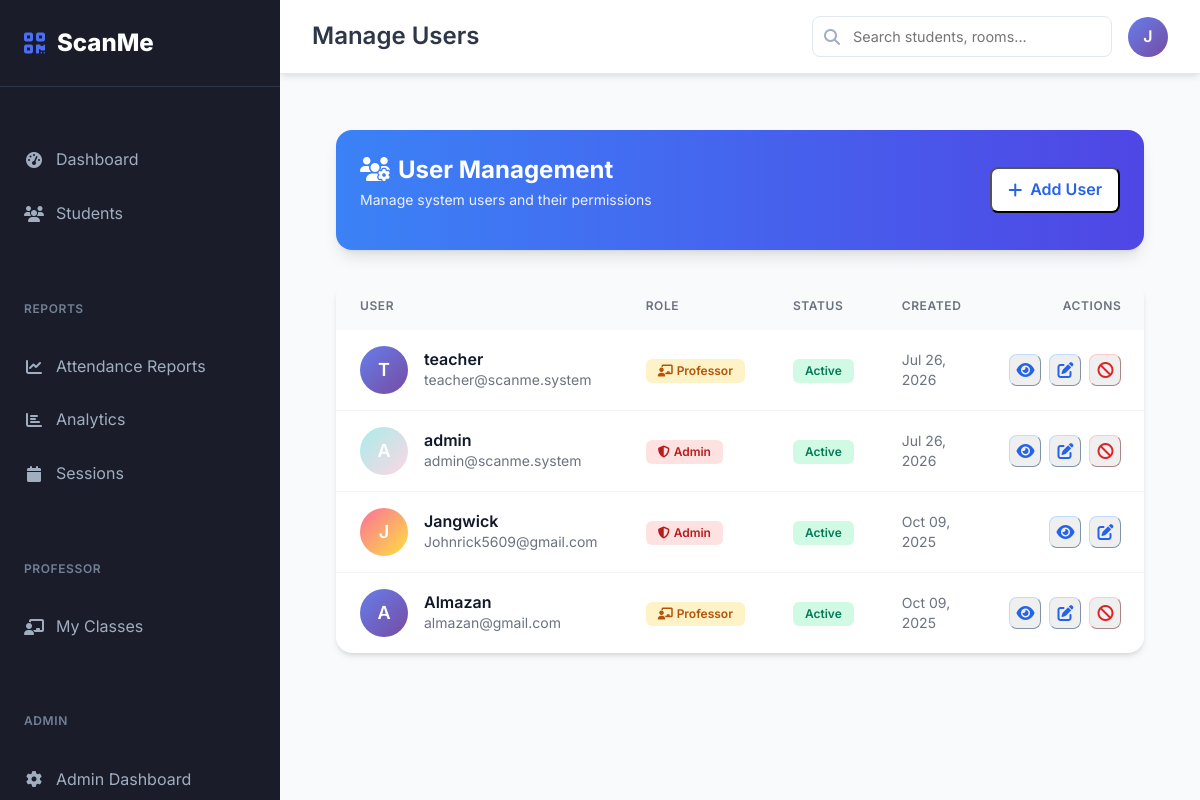
The app's page /admin/users (signed in) with its own data.
### app/models/user_model.py (models this page shows, shortened)
class User(UserMixin, db.Model):
    __tablename__ = 'users'
    id = db.Column(db.Integer, primary_key=True)
    username = db.Column(db.String(80), unique=True, nullable=False, index=True)
    email = db.Column(db.String(120), unique=True, nullable=False, index=True)
    password = db.Column(db.String(255), nullable=False)
    role = db.Column(db.String(20), nullable=False, default='student')  # admin, student, professor
    is_active = db.Column(db.Boolean, default=True, nullable=False)
    created_at = db.Column(db.DateTime, default=datetime.utcnow)
    last_login = db.Column(db.DateTime)
    attendance_records = db.relationship('AttendanceRecord', backref='scanned_by_user', lazy=True,
                                       foreign_keys='AttendanceRecord.scanned_by')
    time_in_records = db.relationship('AttendanceRecord', backref='time_in_scanned_by_user', lazy=True,
                                    foreign_keys='AttendanceRecord.time_in_scanned_by')
    time_out_records = db.relationship('AttendanceRecord', backref='time_out_scanned_by_user', lazy=True,
                                     foreign_keys='AttendanceRecord.time_out_scanned_by')
    def is_admin(self):
        return self.role == 'admin'
    def is_professor(self):
        return self.role == 'professor'
    def can_manage_students(self):
        return self.role in ['admin', 'professor']
    def can_view_reports(self):
        return self.role in ['admin', 'professor']
    def get_display_name(self):
        return self.username.title()

### app/routes/admin_routes.py (the view)
@admin_bp.route('/users')
@login_required
@requires_admin
def manage_users():
    try:
        users = User.query.order_by(User.created_at.desc()).all()
        return render_template('admin/users.html', users=users)
    except Exception as e:
        flash(f'Error loading users: {str(e)}', 'error')
        return render_template('admin/users.html', users=[])

### app/utils/auth_utils.py (called while the page is built)
def requires_role(allowed_roles):
    def decorator(f):
        @wraps(f)
        def decorated_function(*args, **kwargs):
            if not current_user.is_authenticated:
                flash('Please log in to access this page.', 'error')
                return redirect(url_for('auth.login', next=request.url))
            if current_user.role not in allowed_roles:
                flash('You do not have permission to access this page.', 'error')
                return redirect(url_for('main.dashboard'))
            return f(*args, **kwargs)
        return decorated_function
    return decorator

### app/templates/admin/users.html (shortened to what this page needs)
{% extends "dashboard_base.html" %}
{% block page_title %}Manage Users{% endblock %}
{% block content %}
<div class="tw-p-6 tw-bg-gray-50">
    <div class="tw-bg-gradient-to-r tw-from-blue-500 tw-to-indigo-600 tw-rounded-2xl tw-p-6 tw-mb-8 tw-text-white tw-shadow-lg">
        <div class="tw-flex tw-flex-col sm:tw-flex-row tw-justify-between tw-items-start sm:tw-items-center tw-gap-4">
            <div>
                <h1 class="tw-text-2xl tw-font-bold tw-mb-1">
                    <i class="fas fa-users-cog tw-mr-2"></i>User Management
                </h1>
                <p class="tw-opacity-90 tw-text-sm">Manage system users and their permissions</p>
            </div>
            <button type="button" class="tw-inline-flex tw-items-center tw-gap-2 tw-px-4 tw-py-2 tw-bg-white tw-text-blue-600 tw-rounded-lg tw-font-semibold hover:tw-bg-blue-50 tw-transition" data-modal-url="{{ url_for('admin.add_user', modal=1) }}">
                <i class="fas fa-plus"></i>Add User
            </button>
        </div>
    </div>
    {% if users %}
    <div class="tw-bg-white tw-rounded-2xl tw-shadow-md tw-border tw-border-gray-100 tw-overflow-hidden">
        <div class="tw-overflow-x-auto">
            <table class="tw-w-full tw-mb-0">
                <thead>
                    <tr class="tw-bg-gray-50 tw-text-left">
                        <th class="tw-px-6 tw-py-4 tw-text-xs tw-font-semibold tw-text-gray-500 tw-uppercase tw-tracking-wider">User</th>
                        <th class="tw-px-6 tw-py-4 tw-text-xs tw-font-semibold tw-text-gray-500 tw-uppercase tw-tracking-wider">Role</th>
                        <th class="tw-px-6 tw-py-4 tw-text-xs tw-font-semibold tw-text-gray-500 tw-uppercase tw-tracking-wider">Status</th>
                        <th class="tw-px-6 tw-py-4 tw-text-xs tw-font-semibold tw-text-gray-500 tw-uppercase tw-tracking-wider">Created</th>
                        <th class="tw-px-6 tw-py-4 tw-text-xs tw-font-semibold tw-text-gray-500 tw-uppercase tw-tracking-wider tw-text-right">Actions</th>
                    </tr>
                </thead>
                <tbody class="tw-divide-y tw-divide-gray-100">
                    {% for user in users %}
                    <tr class="hover:tw-bg-gray-50">
                        <td class="tw-px-6 tw-py-4">
                            <div class="tw-flex tw-items-center">
                                <div class="tw-w-12 tw-h-12 tw-rounded-full tw-flex tw-items-center tw-justify-center tw-text-white tw-font-semibold tw-text-lg tw-mr-4" style="background: {{ get_avatar_color(user.username or 'User') }};">
                                    {{ (user.username[0] if user.username else 'U').upper() }}
                                </div>
                                <div>
                                    <h6 class="tw-m-0 tw-font-semibold tw-text-gray-900">{{ user.username or 'Unknown User' }}</h6>
                                    <p class="tw-m-0 tw-text-sm tw-text-gray-500">{{ user.email or 'No email' }}</p>
                                </div>
                            </div>
                        </td>
                        <td class="tw-px-6 tw-py-4">
                            <span class="tw-inline-flex tw-items-center tw-gap-1 tw-px-3 tw-py-1 tw-rounded-md tw-text-xs tw-font-semibold {% if user.role == 'admin' %}tw-bg-red-100 tw-text-red-700{% elif user.role == 'professor' %}tw-bg-amber-100 tw-text-amber-700{% else %}tw-bg-indigo-100 tw-text-indigo-700{% endif %}">
                                {% if user.role == 'admin' %}
                                <i class="fas fa-shield-alt"></i> Admin
                                {% elif user.role == 'professor' %}
                                <i class="fas fa-chalkboard-teacher"></i> Professor
                                {% else %}
                                <i class="fas fa-user-graduate"></i> Student
                                {% endif %}
                            </span>
                        </td>
                        <td class="tw-px-6 tw-py-4">
                            <span class="tw-inline-flex tw-items-center tw-px-3 tw-py-1 tw-rounded-md tw-text-xs tw-font-semibold {% if user.is_active %}tw-bg-emerald-100 tw-text-emerald-700{% else %}tw-bg-gray-100 tw-text-gray-700{% endif %}">
                                {% if user.is_active %}Active{% else %}Inactive{% endif %}
                            </span>
                        </td>
                        <td class="tw-px-6 tw-py-4 tw-text-sm tw-text-gray-500">
                            {{ user.created_at.strftime('%b %d, %Y') if user.created_at else 'Unknown' }}
                        </td>
                        <td class="tw-px-6 tw-py-4">
                            <div class="tw-flex tw-justify-end tw-gap-2">
                                <button type="button" class="tw-inline-flex tw-items-center tw-justify-center tw-w-8 tw-h-8 tw-rounded-lg tw-border tw-border-blue-200 tw-text-blue-600 hover:tw-bg-blue-50 tw-transition" title="View Details" data-modal-url="{{ url_for('admin.view_user', id=user.id, modal=1) }}" data-modal-title="View User">
                                    <i class="fas fa-eye"></i>
                                </button>
                                <button type="button" class="tw-inline-flex tw-items-center tw-justify-center tw-w-8 tw-h-8 tw-rounded-lg tw-border tw-border-blue-200 tw-text-blue-600 hover:tw-bg-blue-50 tw-transition" title="Edit User" data-modal-url="{{ url_for('admin.edit_user', id=user.id, modal=1) }}" data-modal-title="Edit User">
                                    <i class="fas fa-edit"></i>
                                </button>
                                {% if user.id != current_user.id and user.is_active %}
                                <button type="button" onclick="confirmDeactivate({{ user.id }}, {{ user.username | tojson }})" class="tw-inline-flex tw-items-center tw-justify-center tw-w-8 tw-h-8 tw-rounded-lg tw-border tw-border-red-200 tw-text-red-600 hover:tw-bg-red-50 tw-transition" title="Deactivate User">
                                    <i class="fas fa-ban"></i>
                                </button>
                                {% endif %}
                            </div>
                        </td>
                    </tr>
                    {% endfor %}
                </tbody>
            </table>
        </div>
    </div>
    {% endif %}
</div>
{% endblock %}

### app/templates/dashboard_base.html (shortened to what this page needs)
<!DOCTYPE html>
<html lang="en">
<head>
    <link href="https://cdn.jsdelivr.net/npm/bootstrap@5.3.3/dist/css/bootstrap.min.css" rel="stylesheet">
    <script src="https://cdn.tailwindcss.com"></script>
    <link rel="stylesheet" href="https://cdnjs.cloudflare.com/ajax/libs/font-awesome/6.6.0/css/all.min.css">
</head>
<body>
    <nav class="sidebar" id="sidebar">
        <a href="{{ url_for('main.index') }}" class="sidebar-brand">
            <i class="fas fa-qrcode"></i>
            ScanMe
        </a>
        <div class="nav-group">
            <ul class="sidebar-nav">
                <li class="nav-item">
                    <a href="{{ url_for('main.dashboard') }}" class="nav-link {{ 'active' if request.endpoint == 'main.dashboard' }}">
                        <i class="fas fa-tachometer-alt"></i>
                        Dashboard
                    </a>
                </li>
                {% if current_user.can_manage_students() %}
                <li class="nav-item">
                    <a href="{{ url_for('students.list_students') }}" class="nav-link {{ 'active' if 'students' in request.endpoint }}">
                        <i class="fas fa-users"></i>
                        Students
                    </a>
                </li>
                {% endif %}
            </ul>
        </div>
        {% if current_user.can_view_reports() %}
        <div class="nav-group">
            <div class="nav-group-title">Reports</div>
            <ul class="sidebar-nav">
                <li class="nav-item">
                    <a href="{{ url_for('attendance.reports') }}" class="nav-link {{ 'active' if request.endpoint == 'attendance.reports' }}">
                        <i class="fas fa-chart-line"></i>
                        Attendance Reports
                    </a>
                </li>
                <li class="nav-item">
                    <a href="{{ url_for('attendance.analytics') }}" class="nav-link {{ 'active' if request.endpoint == 'attendance.analytics' }}">
                        <i class="fas fa-chart-bar"></i>
                        Analytics
                    </a>
                </li>
                <li class="nav-item">
                    <a href="{{ url_for('attendance.manage_sessions') }}" class="nav-link {{ 'active' if request.endpoint == 'attendance.manage_sessions' }}">
                        <i class="fas fa-calendar"></i>
                        Sessions
                    </a>
                </li>
            </ul>
        </div>
        {% endif %}
        {% if current_user.is_professor() or current_user.is_admin() %}
        <div class="nav-group">
            <div class="nav-group-title">Professor</div>
            <ul class="sidebar-nav">
                <li class="nav-item">
                    <a href="{{ url_for('professor.dashboard') }}" class="nav-link {{ 'active' if request.endpoint == 'professor.dashboard' }}">
                        <i class="fas fa-chalkboard-teacher"></i>
                        My Classes
                    </a>
                </li>
            </ul>
        </div>
        {% endif %}
        {% if current_user.is_admin() %}
        <div class="nav-group">
            <div class="nav-group-title">Admin</div>
            <ul class="sidebar-nav">
                <li class="nav-item">
                    <a href="{{ url_for('admin.dashboard') }}" class="nav-link {{ 'active' if request.endpoint == 'admin.dashboard' }}">
                        <i class="fas fa-cog"></i>
                        Admin Dashboard
                    </a>
                </li>
            </ul>
        </div>
        {% endif %}
    </nav>
    <main class="main-content">
        <header class="topbar">
            <div class="d-flex align-items-center">
                <h1 class="page-title">{% block page_title %}Dashboard{% endblock %}</h1>
            </div>
            <div class="topbar-actions">
                <div class="search-box">
                    <i class="fas fa-search"></i>
                    <input type="text" placeholder="Search students, rooms..." id="globalSearch">
                </div>
                <div class="user-dropdown dropdown">
                    <div class="user-avatar" data-bs-toggle="dropdown" aria-expanded="false">
                        {{ current_user.username[0].upper() }}
                    </div>
                </div>
            </div>
        </header>
        <div class="content-area">
            {% block content %}{% endblock %}
        </div>
    </main>
</body>
</html>

### app/templates/dashboard_base.html (style rules this page uses)
:root { --sidebar-width: 280px; --sidebar-bg: #1a1d29; --sidebar-hover: #2d3748; --sidebar-active: #4c6ef5; --sidebar-text: #a0aec0; --sidebar-text-active: #ffffff; --main-bg: #f8fafc; --card-shadow: 0 4px 6px -1px rgba(0, 0, 0, 0.1); --border-color: #e2e8f0; }
* { margin: 0; padding: 0; box-sizing: border-box; }
body { font-family: 'Inter', -apple-system, BlinkMacSystemFont, 'Segoe UI', 'Roboto', sans-serif; background-color: var(--main-bg); line-height: 1.6; }
.sidebar { position: fixed; top: 0; left: 0; height: 100vh; width: var(--sidebar-width); background: var(--sidebar-bg); z-index: 1000; transition: all 0.3s ease; overflow-y: auto; scrollbar-width: thin; scrollbar-color: #4a5568 transparent; }
.sidebar-brand { display: flex; align-items: center; padding: 1.5rem; text-decoration: none; color: white; font-size: 1.5rem; font-weight: 800; border-bottom: 1px solid #2d3748; }
.sidebar-brand i { color: var(--sidebar-active); margin-right: 0.75rem; }
.sidebar-nav { list-style: none; padding: 1rem 0; }
.nav-item { margin-bottom: 0.25rem; }
.nav-link { display: flex; align-items: center; padding: 0.75rem 1.5rem; color: var(--sidebar-text); text-decoration: none; transition: all 0.2s ease; border: none; background: none; width: 100%; text-align: left; }
.nav-link i { width: 20px; margin-right: 0.75rem; text-align: center; }
.nav-group { margin-top: 2rem; position: relative; }
.nav-group-title { padding: 0.5rem 1.5rem; font-size: 0.75rem; font-weight: 600; text-transform: uppercase; letter-spacing: 0.05em; color: #718096; }
.main-content { margin-left: var(--sidebar-width); min-height: 100vh; transition: all 0.3s ease; }
.topbar { background: white; border-bottom: 1px solid var(--border-color); padding: 1rem 2rem; display: flex; align-items: center; justify-content: space-between; box-shadow: var(--card-shadow); position: sticky; top: 0; z-index: 100; }
.page-title { margin: 0; font-size: 1.5rem; font-weight: 600; color: #2d3748; }
.topbar-actions { display: flex; align-items: center; gap: 1rem; }
.search-box { position: relative; min-width: 300px; }
.search-box input { border: 1px solid var(--border-color); border-radius: 8px; padding: 0.5rem 1rem 0.5rem 2.5rem; width: 100%; font-size: 0.9rem; }
.search-box i { position: absolute; left: 0.75rem; top: 50%; transform: translateY(-50%); color: #a0aec0; }
.user-dropdown { position: relative; }
.user-avatar { width: 40px; height: 40px; border-radius: 50%; background: linear-gradient(135deg, #667eea 0%, #764ba2 100%); display: flex; align-items: center; justify-content: center; color: white; font-weight: 600; cursor: pointer; }
.content-area { padding: 2rem; }

### records on screen
User: username "J", username "Jangwick", email "Johnrick5609@gmail.com", role "admin" (drawn), is_active "Active", created_at "Oct 09, 2025"
User: username "T", username "teacher", email "teacher@scanme.system", role "professor" (drawn), is_active "Active", created_at "Jul 26, 2026"
User: username "A", username "admin", email "admin@scanme.system", role "admin" (drawn), is_active "Active", created_at "Jul 26, 2026"
User: username "A", username "Almazan", email "almazan@gmail.com", role "professor" (drawn), is_active "Active", created_at "Oct 09, 2025"
